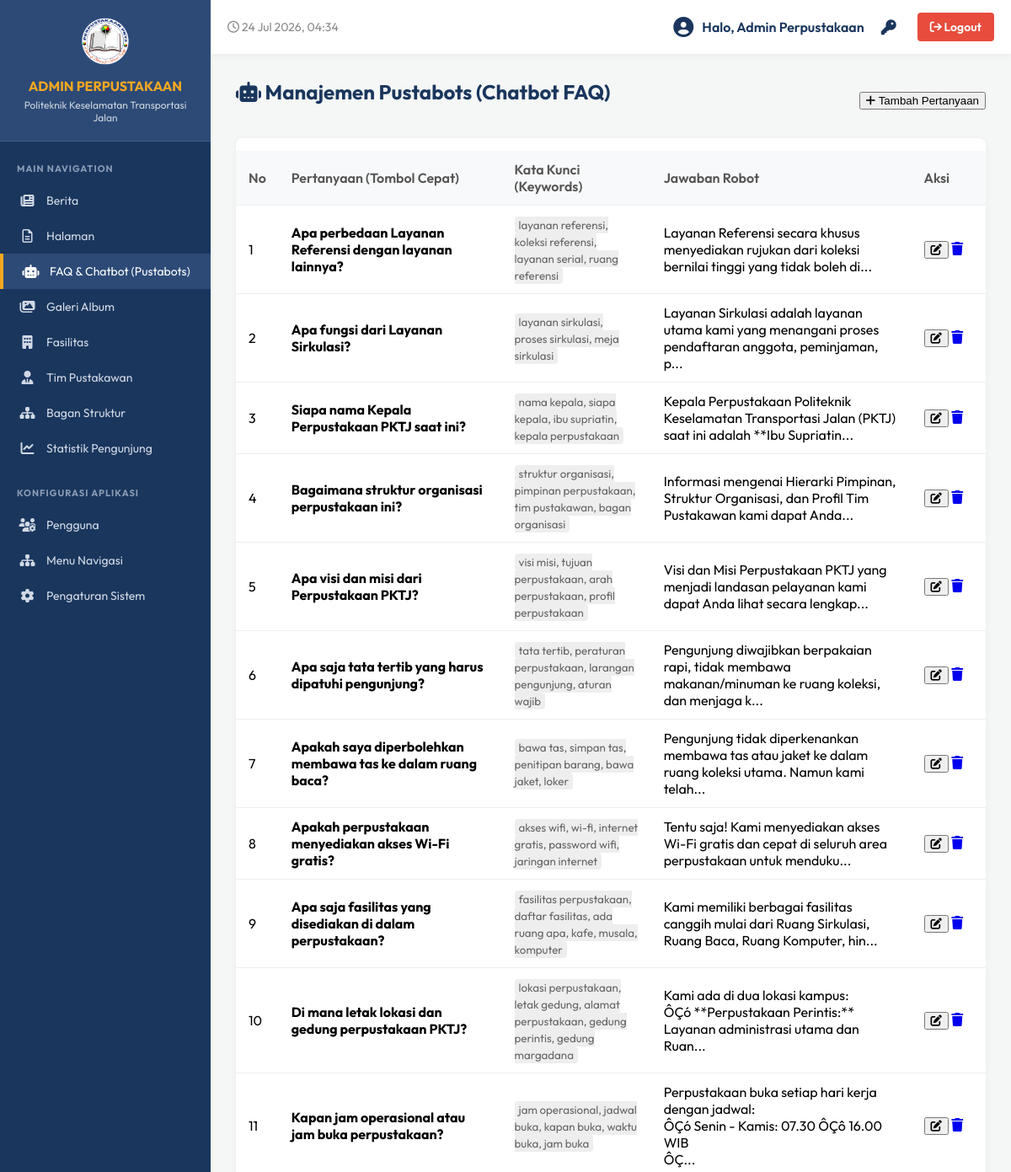
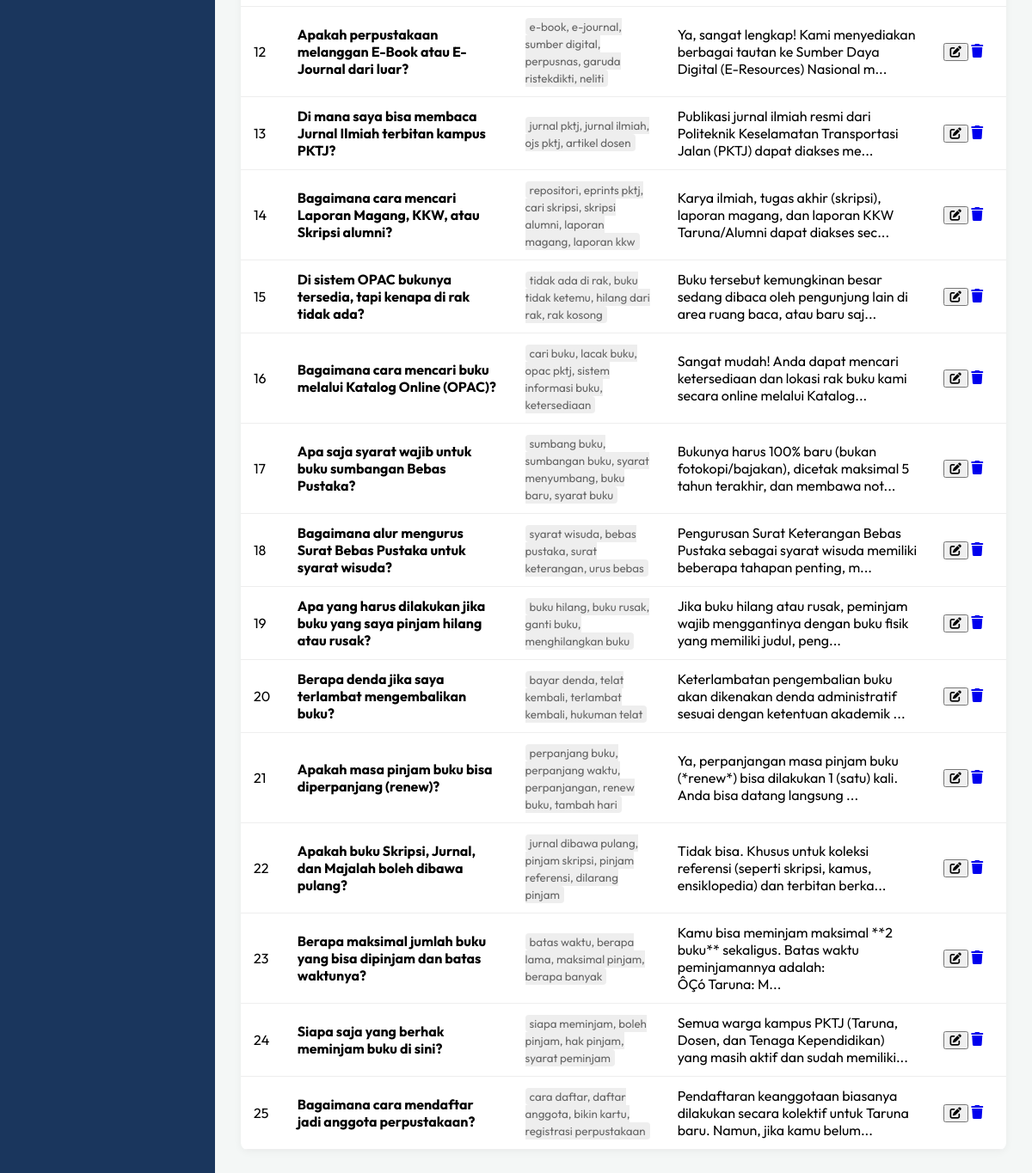
/admin/chatbot.php (signed in), run on the app's committed database (2 pictures, top to bottom).
### tables this page shows
CREATE TABLE `chatbot_faq` (
  `id` int(11) NOT NULL AUTO_INCREMENT,
  `question` varchar(255) NOT NULL,
  `keywords` varchar(255) NOT NULL,
  `answer` text NOT NULL,
  `created_at` timestamp NOT NULL DEFAULT current_timestamp(),
  PRIMARY KEY (`id`)
);

### admin/chatbot.php (the view, shortened to what this page needs)
<?php
require_once '../db.php';
include 'includes/header.php';
$faqs = $conn->query("SELECT * FROM chatbot_faq ORDER BY id DESC");
?>
<div style="display: flex; justify-content: space-between; align-items: center; margin-bottom: 20px;">
    <h2><i class="fa-solid fa-robot"></i> Manajemen Pustabots (Chatbot FAQ)</h2>
    <button onclick="document.getElementById('faqModal').style.display='flex'" class="btn-primary"><i class="fa-solid fa-plus"></i> Tambah Pertanyaan</button>
</div>
<div class="card" style="padding: 0; overflow: hidden;">
    <table class="table">
        <thead>
            <tr>
                <th width="5%">No</th>
                <th width="30%">Pertanyaan (Tombol Cepat)</th>
                <th width="20%">Kata Kunci (Keywords)</th>
                <th width="35%">Jawaban Robot</th>
                <th width="10%">Aksi</th>
            </tr>
        </thead>
        <tbody>
            <?php if ($faqs && $faqs->num_rows > 0): ?>
                <?php $no = 1; while($row = $faqs->fetch_assoc()): ?>
                    <tr>
                        <td><?php echo $no++; ?></td>
                        <td>
                            <strong><?php echo htmlspecialchars($row['question']); ?></strong>
                        </td>
                        <td><small style="color: #666; background: #eee; padding: 2px 5px; border-radius: 4px;"><?php echo htmlspecialchars($row['keywords']); ?></small></td>
                        <td><?php echo nl2br(htmlspecialchars(substr($row['answer'], 0, 100))) . (strlen($row['answer']) > 100 ? '...' : ''); ?></td>
                        <td>
                            <button onclick="editFaq(<?php echo htmlspecialchars(json_encode($row)); ?>)" class="btn-action btn-edit" title="Edit"><i class="fa-solid fa-edit"></i></button>
                            <a href="?delete=<?php echo $row['id']; ?>" class="btn-action btn-delete" onclick="return confirm('Yakin ingin menghapus pertanyaan ini?')" title="Hapus"><i class="fa-solid fa-trash"></i></a>
                        </td>
                    </tr>
                <?php endwhile; ?>
            <?php else: ?>
                <tr>
                    <td colspan="5" style="text-align: center;">Belum ada data pertanyaan chatbot.</td>
                </tr>
            <?php endif; ?>
        </tbody>
    </table>
</div>
<?php include 'includes/footer.php'; ?>

### admin/includes/header.php (shortened to what this page needs)
<?php
$current_page = basename($_SERVER['PHP_SELF']);
$admin_name = $_SESSION['admin_name'] ?? 'Administrator';
?>
<!DOCTYPE html>
<html lang="id">
<head>
    <link rel="stylesheet" href="https://cdnjs.cloudflare.com/ajax/libs/font-awesome/6.5.2/css/all.min.css">
</head>
<body>
    <div class="sidebar">
        <div class="sidebar-header">
            <img src="../LOGO PERPUS PKTJ.png" alt="Logo Perpustakaan PKTJ">
            <h3>ADMIN PERPUSTAKAAN</h3>
            <p>Politeknik Keselamatan Transportasi Jalan</p>
        </div>
        <div class="sidebar-menu">
            <div class="menu-label">Main Navigation</div>
            <ul>
                <li><a href="index" class="<?php echo $current_page == 'index.php' || $current_page == 'create.php' ? 'active' : ''; ?>"><i class="fa-solid fa-newspaper"></i> Berita</a></li>
                <li><a href="pages" class="<?php echo in_array($current_page, ['pages.php', 'edit_page.php', 'create_page.php']) ? 'active' : ''; ?>"><i class="fa-regular fa-file-lines"></i> Halaman</a></li>
                <li><a href="chatbot" class="<?php echo $current_page == 'chatbot.php' ? 'active' : ''; ?>"><i class="fa-solid fa-robot"></i> FAQ & Chatbot (Pustabots)</a></li>
                <li><a href="gallery" class="<?php echo $current_page == 'gallery.php' ? 'active' : ''; ?>"><i class="fa-solid fa-images"></i> Galeri Album</a></li>
                <li><a href="facilities" class="<?php echo in_array($current_page, ['facilities.php', 'edit_facility.php', 'create_facility.php']) ? 'active' : ''; ?>"><i class="fa-solid fa-building"></i> Fasilitas</a></li>
                <li><a href="staff" class="<?php echo in_array($current_page, ['staff.php', 'edit_staff.php', 'create_staff.php']) ? 'active' : ''; ?>"><i class="fa-solid fa-user-tie"></i> Tim Pustakawan</a></li>
                <li><a href="org_chart" class="<?php echo $current_page == 'org_chart.php' ? 'active' : ''; ?>"><i class="fa-solid fa-sitemap"></i> Bagan Struktur</a></li>
                <li><a href="statistics" class="<?php echo $current_page == 'statistics.php' ? 'active' : ''; ?>"><i class="fa-solid fa-chart-line"></i> Statistik Pengunjung</a></li>
            </ul>
            <?php if (isset($_SESSION['admin_role']) && $_SESSION['admin_role'] === 'superadmin'): ?>
            <div class="menu-label" style="margin-top: 15px;">Konfigurasi Aplikasi</div>
            <ul>
                <li><a href="users" class="<?php echo basename($_SERVER['PHP_SELF']) == 'users.php' ? 'active' : ''; ?>"><i class="fa-solid fa-users-gear fa-fw"></i> Pengguna</a></li>
                <li><a href="menus" class="<?php echo basename($_SERVER['PHP_SELF']) == 'menus.php' ? 'active' : ''; ?>"><i class="fa-solid fa-sitemap fa-fw"></i> Menu Navigasi</a></li>
                <li><a href="settings" class="<?php echo basename($_SERVER['PHP_SELF']) == 'settings.php' ? 'active' : ''; ?>"><i class="fa-solid fa-gear fa-fw"></i> Pengaturan Sistem</a></li>
            </ul>
            <?php endif; ?>
        </div>
    </div>
    <div class="main-content">
        <div class="top-navbar">
            <div style="color: #888; font-size: 14px;">
                <i class="fa-regular fa-clock"></i> <span id="live-clock"><?php echo date('d M Y, H:i'); ?></span>
            </div>
            <div class="user-info">
                <i class="fa-solid fa-circle-user" style="font-size: 24px; color: var(--primary-bg);"></i>
                <span>Halo, <?php echo htmlspecialchars($admin_name); ?></span>
                <a href="change_password" title="Ubah Password" style="color: var(--primary-bg); margin-left: 10px; font-size: 18px; transition: color 0.3s;" onmouseover="this.style.color='var(--accent)'" onmouseout="this.style.color='var(--primary-bg)'"><i class="fa-solid fa-key"></i></a>
                <a href="logout" class="btn-logout" style="margin-left: 15px;"><i class="fa-solid fa-arrow-right-from-bracket"></i> Logout</a>
            </div>
        </div>
        <div class="content-area">

### admin/includes/footer.php (shortened to what this page needs)
        </div>
    </div>
</body>
</html>

### admin/includes/header.php (style rules this page uses)
:root { --primary-bg: #1a365d; --secondary-bg: #2d4a77; --text-light: #f4f7f6; --text-dark: #333; --accent: #f6a821; }
body { font-family: 'Outfit', sans-serif; background-color: #f4f7f6; margin: 0; padding: 0; display: flex; height: 100vh; overflow: hidden; }
.sidebar { width: 250px; background-color: var(--primary-bg); color: var(--text-light); display: flex; flex-direction: column; height: 100%; transition: all 0.3s; }
.sidebar-header { padding: 20px; background-color: var(--secondary-bg); text-align: center; border-bottom: 1px solid rgba(255,255,255,0.1); }
.sidebar-header img { max-width: 60px; margin-bottom: 10px; }
.sidebar-header h3 { margin: 0; font-size: 16px; color: var(--accent); }
.sidebar-header p { margin: 5px 0 0; font-size: 12px; opacity: 0.8; }
.sidebar-menu { flex: 1; overflow-y: auto; padding: 15px 0; }
.menu-label { padding: 10px 20px; font-size: 11px; text-transform: uppercase; color: #8a9bb5; font-weight: 700; letter-spacing: 1px; }
.sidebar-menu ul { list-style: none; padding: 0; margin: 0; }
.sidebar-menu li a { display: flex; align-items: center; padding: 12px 20px; color: #d1d9e6; text-decoration: none; transition: 0.2s; font-size: 14px; }
.sidebar-menu li a i { width: 25px; font-size: 16px; margin-right: 10px; text-align: center; }
.sidebar-menu li a:hover, .sidebar-menu li a.active { background-color: var(--secondary-bg); color: #fff; border-left: 4px solid var(--accent); }
.main-content { flex: 1; display: flex; flex-direction: column; overflow: hidden; }
.top-navbar { background: #fff; padding: 15px 20px; display: flex; justify-content: space-between; align-items: center; box-shadow: 0 2px 10px rgba(0,0,0,0.05); z-index: 10; }
.top-navbar .user-info { display: flex; align-items: center; gap: 10px; font-weight: 600; color: var(--primary-bg); }
.top-navbar .btn-logout { background: #e74c3c; color: white; border: none; padding: 8px 15px; border-radius: 4px; cursor: pointer; text-decoration: none; font-size: 14px; }
.content-area { padding: 30px; overflow-y: auto; flex: 1; }
.card { background: white; border-radius: 8px; padding: 25px; box-shadow: 0 2px 10px rgba(0,0,0,0.05); margin-bottom: 25px; }
h2 { color: var(--primary-bg); margin-top: 0; margin-bottom: 20px; font-weight: 700; }
table { width: 100%; border-collapse: collapse; margin-top: 15px; }
table th, table td { padding: 12px 15px; text-align: left; border-bottom: 1px solid #eee; }
table th { background-color: #f8f9fa; color: #555; font-weight: 600; }

### data on the page
chatbot_faq: question "Apa perbedaan Layanan Referensi dengan layanan lainnya?", keywords "layanan referensi, koleksi referensi, layanan serial, ruang referensi", answer "Layanan Referensi secara khusus menyediakan rujukan dari koleksi bernilai tinggi yang tidak boleh di"
chatbot_faq: question "Apa fungsi dari Layanan Sirkulasi?", keywords "layanan sirkulasi, proses sirkulasi, meja sirkulasi", answer "Layanan Sirkulasi adalah layanan utama kami yang menangani proses pendaftaran anggota, peminjaman, p"
chatbot_faq: question "Siapa nama Kepala Perpustakaan PKTJ saat ini?", keywords "nama kepala, siapa kepala, ibu supriatin, kepala perpustakaan", answer "Kepala Perpustakaan Politeknik Keselamatan Transportasi Jalan (PKTJ) saat ini adalah **Ibu Supriatin"
chatbot_faq: question "Bagaimana struktur organisasi perpustakaan ini?", keywords "struktur organisasi, pimpinan perpustakaan, tim pustakawan, bagan organisasi", answer "Informasi mengenai Hierarki Pimpinan, Struktur Organisasi, dan Profil Tim Pustakawan kami dapat Anda"
chatbot_faq: question "Apa visi dan misi dari Perpustakaan PKTJ?", keywords "visi misi, tujuan perpustakaan, arah perpustakaan, profil perpustakaan", answer "Visi dan Misi Perpustakaan PKTJ yang menjadi landasan pelayanan kami dapat Anda lihat secara lengkap"
chatbot_faq: question "Apa saja tata tertib yang harus dipatuhi pengunjung?", keywords "tata tertib, peraturan perpustakaan, larangan pengunjung, aturan wajib", answer "Pengunjung diwajibkan berpakaian rapi, tidak membawa makanan/minuman ke ruang koleksi, dan menjaga k"
chatbot_faq: question "Apakah saya diperbolehkan membawa tas ke dalam ruang baca?", keywords "bawa tas, simpan tas, penitipan barang, bawa jaket, loker", answer "Pengunjung tidak diperkenankan membawa tas atau jaket ke dalam ruang koleksi utama. Namun kami telah"
chatbot_faq: question "Apakah perpustakaan menyediakan akses Wi-Fi gratis?", keywords "akses wifi, wi-fi, internet gratis, password wifi, jaringan internet", answer "Tentu saja! Kami menyediakan akses Wi-Fi gratis dan cepat di seluruh area perpustakaan untuk menduku"
chatbot_faq: question "Apa saja fasilitas yang disediakan di dalam perpustakaan?", keywords "fasilitas perpustakaan, daftar fasilitas, ada ruang apa, kafe, musala, komputer", answer "Kami memiliki berbagai fasilitas canggih mulai dari Ruang Sirkulasi, Ruang Baca, Ruang Komputer, hin"
chatbot_faq: question "Di mana letak lokasi dan gedung perpustakaan PKTJ?", keywords "lokasi perpustakaan, letak gedung, alamat perpustakaan, gedung perintis, gedung margadana", answer "Kami ada di dua lokasi kampus: ÔÇó **Perpustakaan Perintis:** Layanan administrasi utama dan Ruan"
chatbot_faq: question "Kapan jam operasional atau jam buka perpustakaan?", keywords "jam operasional, jadwal buka, kapan buka, waktu buka, jam buka", answer "Perpustakaan buka setiap hari kerja dengan jadwal: ÔÇó Senin - Kamis: 07.30 ÔÇô 16.00 WIB ÔÇ"
chatbot_faq: question "Apakah perpustakaan melanggan E-Book atau E-Journal dari luar?", keywords "e-book, e-journal, sumber digital, perpusnas, garuda ristekdikti, neliti", answer "Ya, sangat lengkap! Kami menyediakan berbagai tautan ke Sumber Daya Digital (E-Resources) Nasional m"
chatbot_faq: question "Di mana saya bisa membaca Jurnal Ilmiah terbitan kampus PKTJ?", keywords "jurnal pktj, jurnal ilmiah, ojs pktj, artikel dosen", answer "Publikasi jurnal ilmiah resmi dari Politeknik Keselamatan Transportasi Jalan (PKTJ) dapat diakses me"
chatbot_faq: question "Bagaimana cara mencari Laporan Magang, KKW, atau Skripsi alumni?", keywords "repositori, eprints pktj, cari skripsi, skripsi alumni, laporan magang, laporan kkw", answer "Karya ilmiah, tugas akhir (skripsi), laporan magang, dan laporan KKW Taruna/Alumni dapat diakses sec"
chatbot_faq: question "Di sistem OPAC bukunya tersedia, tapi kenapa di rak tidak ada?", keywords "tidak ada di rak, buku tidak ketemu, hilang dari rak, rak kosong", answer "Buku tersebut kemungkinan besar sedang dibaca oleh pengunjung lain di area ruang baca, atau baru saj"
chatbot_faq: question "Bagaimana cara mencari buku melalui Katalog Online (OPAC)?", keywords "cari buku, lacak buku, opac pktj, sistem informasi buku, ketersediaan", answer "Sangat mudah! Anda dapat mencari ketersediaan dan lokasi rak buku kami secara online melalui Katalog"
chatbot_faq: question "Apa saja syarat wajib untuk buku sumbangan Bebas Pustaka?", keywords "sumbang buku, sumbangan buku, syarat menyumbang, buku baru, syarat buku", answer "Bukunya harus 100% baru (bukan fotokopi/bajakan), dicetak maksimal 5 tahun terakhir, dan membawa not"
chatbot_faq: question "Bagaimana alur mengurus Surat Bebas Pustaka untuk syarat wisuda?", keywords "syarat wisuda, bebas pustaka, surat keterangan, urus bebas", answer "Pengurusan Surat Keterangan Bebas Pustaka sebagai syarat wisuda memiliki beberapa tahapan penting, m"
chatbot_faq: question "Apa yang harus dilakukan jika buku yang saya pinjam hilang atau rusak?", keywords "buku hilang, buku rusak, ganti buku, menghilangkan buku", answer "Jika buku hilang atau rusak, peminjam wajib menggantinya dengan buku fisik yang memiliki judul, peng"
chatbot_faq: question "Berapa denda jika saya terlambat mengembalikan buku?", keywords "bayar denda, telat kembali, terlambat kembali, hukuman telat", answer "Keterlambatan pengembalian buku akan dikenakan denda administratif sesuai dengan ketentuan akademik"
chatbot_faq: question "Apakah masa pinjam buku bisa diperpanjang (renew)?", keywords "perpanjang buku, perpanjang waktu, perpanjangan, renew buku, tambah hari", answer "Ya, perpanjangan masa pinjam buku (*renew*) bisa dilakukan 1 (satu) kali. Anda bisa datang langsung"
chatbot_faq: question "Apakah buku Skripsi, Jurnal, dan Majalah boleh dibawa pulang?", keywords "jurnal dibawa pulang, pinjam skripsi, pinjam referensi, dilarang pinjam", answer "Tidak bisa. Khusus untuk koleksi referensi (seperti skripsi, kamus, ensiklopedia) dan terbitan berka"
chatbot_faq: question "Berapa maksimal jumlah buku yang bisa dipinjam dan batas waktunya?", keywords "batas waktu, berapa lama, maksimal pinjam, berapa banyak", answer "Kamu bisa meminjam maksimal **2 buku** sekaligus. Batas waktu peminjamannya adalah: ÔÇó Taruna: M"
chatbot_faq: question "Siapa saja yang berhak meminjam buku di sini?", keywords "siapa meminjam, boleh pinjam, hak pinjam, syarat peminjam", answer "Semua warga kampus PKTJ (Taruna, Dosen, dan Tenaga Kependidikan) yang masih aktif dan sudah memiliki"
chatbot_faq: question "Bagaimana cara mendaftar jadi anggota perpustakaan?", keywords "cara daftar, daftar anggota, bikin kartu, registrasi perpustakaan", answer "Pendaftaran keanggotaan biasanya dilakukan secara kolektif untuk Taruna baru. Namun, jika kamu belum"

### other printed values
$admin_name "Admin Perpustakaan"
